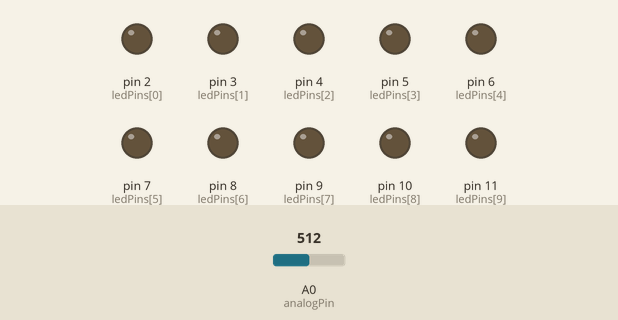
This sketch was run on a simulated Arduino Uno, built with avr-gcc and run on an emulated ATmega328P. Shown: output pins drawn as LEDs (lit = HIGH). Dashed ring = blinking. Inputs (shaded band) come from the test bench; at power-on: A0 (analogPin) = 512.

Above: at 1.2 s.
1.3 s: A0 (analogPin) set to 500
At 2.3 s:
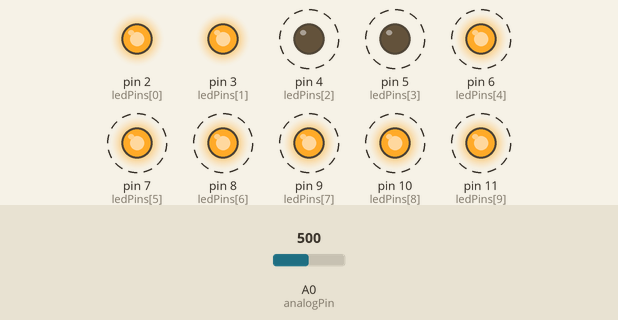
4.3 s: A0 (analogPin) set to 306
At 4.77 s:
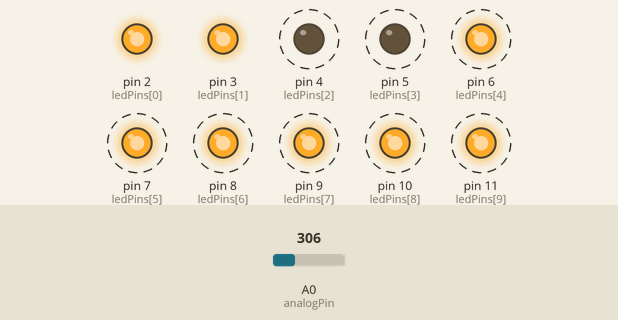
7.3 s: A0 (analogPin) set to 122
At 7.86 s:
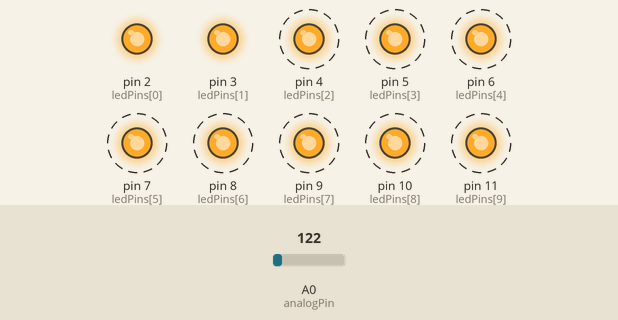
10.3 s: A0 (analogPin) set to 107
13.3 s: A0 (analogPin) set to 91
At 14.39 s:
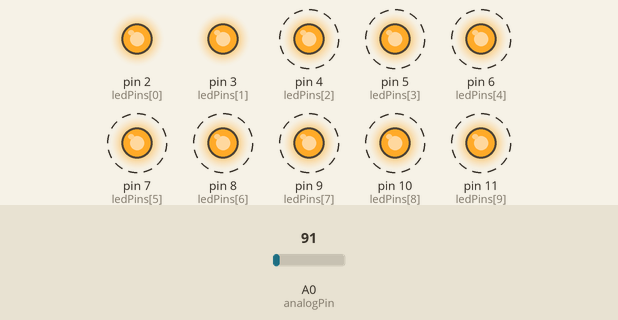
Timing chart, 0 to 17.3 s (numbered marks = the images above; inputs shaded):
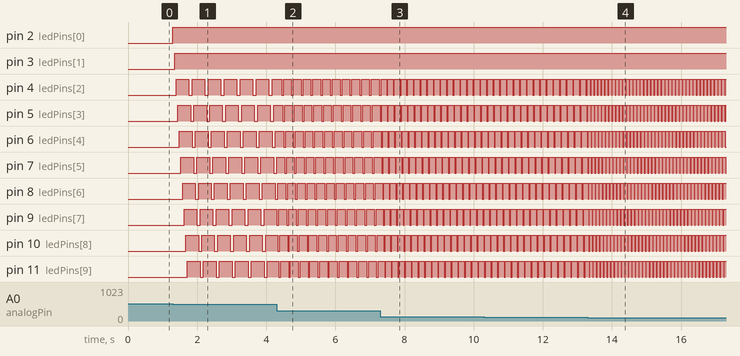

The sketch:

_0517.ino
```cpp
const int analogPin = A0;   // the pin that the potentiometer is attached to
const int ledCount = 10;    // the number of LEDs in the bar graph
int ledPins[] = {
  2, 3, 4, 5, 6, 7, 8, 9, 10, 11
};   // an array of pin numbers to which LEDs are attached
void setup() {
  // loop over the pin array and set them all to output:
  for (int thisLed = 0; thisLed < ledCount; thisLed++) {
    pinMode(ledPins[thisLed], OUTPUT);
  }
}

void loop() {
  // read the potentiometer:
  int sensorValue = analogRead(A0);
  int sensorReading = analogRead(analogPin);
  int ledLevel = map(sensorReading, 0, 1023, 0, ledCount);

  while(ledLevel >= 0 && ledLevel < 5)
  {
    for (int thisLed = 0; thisLed < ledCount; thisLed++)
    {
      int sensorReading = analogRead(analogPin);
      int ledLevel = map(sensorReading, 0, 1023, 0, ledCount);
      int AA = map(ledLevel, 0, 10, 10, 100);
      digitalWrite(ledPins[thisLed], HIGH);
      digitalWrite(ledPins[thisLed+2], LOW);
      delay(AA);
      }
  }

}
```

Measured:
- the behaviour switches between 512 and 511 on A0 (analogPin) (found by bisection; images 0 and 1)
- the behaviour switches between 103 and 102 on A0 (analogPin) (found by bisection; images 3 and 4)
- after the input at 1.3 s, pin 2 (ledPins[0]): LOW → HIGH at once; pin 3 (ledPins[1]): LOW → HIGH after 0.05 s
- after the input at 4.3 s, pin 4 (ledPins[2]): alternates HIGH for 0.23 s and LOW for 0.06 s, starting after 0.15 s; pin 5 (ledPins[3]): alternates HIGH for 0.23 s and LOW for 0.06 s, starting after 0.17 s
- after the input at 7.3 s, pin 4 (ledPins[2]): alternates HIGH for 0.15 s and LOW for 0.04 s, starting after 0.18 s; pin 5 (ledPins[3]): alternates HIGH for 0.15 s and LOW for 0.04 s, starting after 0.20 s
- after the input at 13.3 s, pin 4 (ledPins[2]): alternates HIGH for 0.08 s and LOW for 0.02 s, starting after 0.07 s; pin 5 (ledPins[3]): alternates HIGH for 0.08 s and LOW for 0.02 s, starting after 0.08 s
